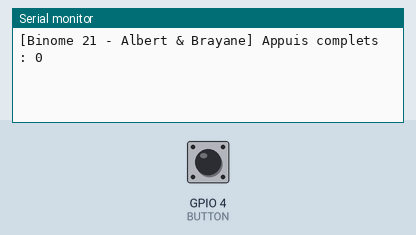
Recording of a program running on a simulated ESP32. Parts: the last lines printed to the serial monitor. Inputs (shaded band) come from the test bench; at power-on: GPIO 4 (BUTTON) LOW.

Above: at 1.2 s.
1.3 s: GPIO 4 (BUTTON) pulled HIGH for 0.15 s
At 2.1 s:
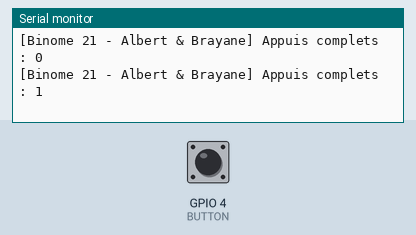
2.9 s: GPIO 4 (BUTTON) pulled HIGH for 1 s
At 4.6 s:
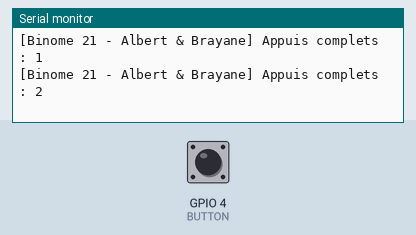
5.4 s: GPIO 4 (BUTTON) pulled HIGH for 0.15 s
At 6.4 s:
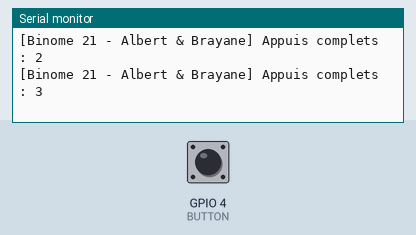
Timing chart, 0 to 8.4 s (numbered marks = the images above; inputs shaded):
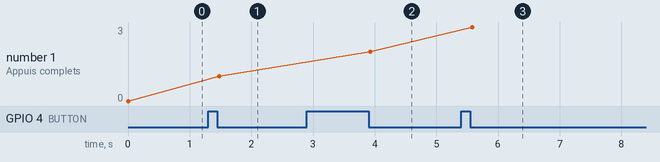

Measured:
- after the input at 1.3 s, the serial monitor: prints a new line after 0.18 s (image 1)
- after the input at 2.9 s, the serial monitor: prints a new line after 1.0 s (image 2)
- after the input at 5.4 s, the serial monitor: prints a new line after 0.18 s (image 3)
- plotted number 1: 0 → 1 after the input at 1.3 s, 1 → 2 after the input at 2.9 s, 2 → 3 after the input at 5.4 s

The program:

main.cpp
```cpp
// [1.4.2 - Bouton, polling] Compte les appuis complets (presser puis relacher)
// Bouton sur GPIO4, pull-down externe 10k -> repos LOW, appui HIGH. Pas de LED.
#include <Arduino.h>

const char* PREFIX = "[Binome 21 - Albert & Brayane]";
const int BUTTON = 4;

int lastReading = LOW;                 // derniere lecture brute
int stableState = LOW;                 // etat stable apres anti-rebond
unsigned long lastChange = 0;
const unsigned long DEBOUNCE = 30;     // ms
unsigned long counter = 0;

void logCounter() {
  Serial.print(PREFIX);
  Serial.print(" Appuis complets : ");
  Serial.println(counter);
}

void setup() {
  Serial.begin(115200);
  pinMode(BUTTON, INPUT);              // la resistance externe fait le pull-down
  logCounter();                        // affiche 0 au demarrage
}

void loop() {
  int reading = digitalRead(BUTTON);

  if (reading != lastReading) {        // le signal vient de bouger
    lastChange = millis();             // (re)demarre le chrono anti-rebond
    lastReading = reading;
  }

  if (millis() - lastChange > DEBOUNCE) {   // stable depuis assez longtemps ?
    if (reading != stableState) {
      stableState = reading;
      if (stableState == LOW) {        // front descendant = relache -> on compte
        counter++;
        logCounter();
      }
    }
  }
}
```
